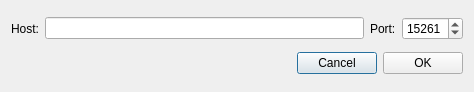
<?xml version="1.0" encoding="UTF-8"?>
<ui version="4.0">
 <class>NewNodeDialog</class>
 <widget class="QDialog" name="NewNodeDialog">
  <property name="windowModality">
   <enum>Qt::ApplicationModal</enum>
  </property>
  <property name="geometry">
   <rect>
    <x>0</x>
    <y>0</y>
    <width>474</width>
    <height>92</height>
   </rect>
  </property>
  <property name="windowTitle">
   <string>New remote node</string>
  </property>
  <layout class="QVBoxLayout" name="verticalLayout">
   <item>
    <layout class="QHBoxLayout" name="horizontalLayout">
     <item>
      <widget class="QLabel" name="label">
       <property name="text">
        <string>Host:</string>
       </property>
      </widget>
     </item>
     <item>
      <widget class="QLineEdit" name="m_hostEdit"/>
     </item>
     <item>
      <widget class="QLabel" name="label_2">
       <property name="text">
        <string>Port:</string>
       </property>
      </widget>
     </item>
     <item>
      <widget class="QSpinBox" name="m_portSpin">
       <property name="minimum">
        <number>1</number>
       </property>
       <property name="maximum">
        <number>65535</number>
       </property>
       <property name="value">
        <number>15261</number>
       </property>
      </widget>
     </item>
    </layout>
   </item>
   <item>
    <layout class="QHBoxLayout" name="horizontalLayout_2">
     <item>
      <spacer name="horizontalSpacer">
       <property name="orientation">
        <enum>Qt::Horizontal</enum>
       </property>
       <property name="sizeHint" stdset="0">
        <size>
         <width>40</width>
         <height>20</height>
        </size>
       </property>
      </spacer>
     </item>
     <item>
      <widget class="QPushButton" name="m_cancelButton">
       <property name="text">
        <string>Cancel</string>
       </property>
      </widget>
     </item>
     <item>
      <widget class="QPushButton" name="m_okButton">
       <property name="text">
        <string>OK</string>
       </property>
      </widget>
     </item>
    </layout>
   </item>
  </layout>
 </widget>
 <resources/>
 <connections>
  <connection>
   <sender>m_okButton</sender>
   <signal>clicked()</signal>
   <receiver>NewNodeDialog</receiver>
   <slot>accept()</slot>
   <hints>
    <hint type="sourcelabel">
     <x>500</x>
     <y>62</y>
    </hint>
    <hint type="destinationlabel">
     <x>276</x>
     <y>44</y>
    </hint>
   </hints>
  </connection>
  <connection>
   <sender>m_cancelButton</sender>
   <signal>clicked()</signal>
   <receiver>NewNodeDialog</receiver>
   <slot>reject()</slot>
   <hints>
    <hint type="sourcelabel">
     <x>417</x>
     <y>62</y>
    </hint>
    <hint type="destinationlabel">
     <x>276</x>
     <y>44</y>
    </hint>
   </hints>
  </connection>
 </connections>
</ui>
